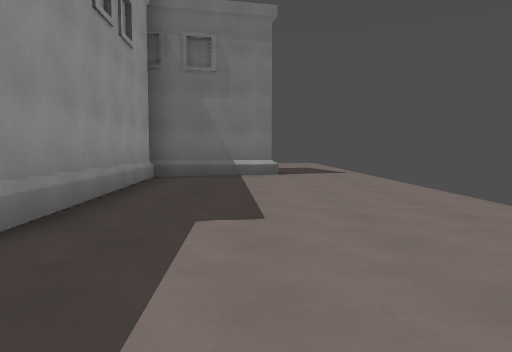
view 1 (above)

20 first-person views from a walk through a 3-D level made in the Godot game engine. The camera is 1.3 m above the floor, tilts 4° down and sees 70° across. The floor is counted in squares, 2.4 m on a side. Each view is taken from the middle of a square. On the plan, view 1 faces up. The plan holds only what a view shows up to about 10 squares ahead; the rest is blank. The place goes on beyond the plan. Surface patterns are stand-ins for the level's own textures.

view 2
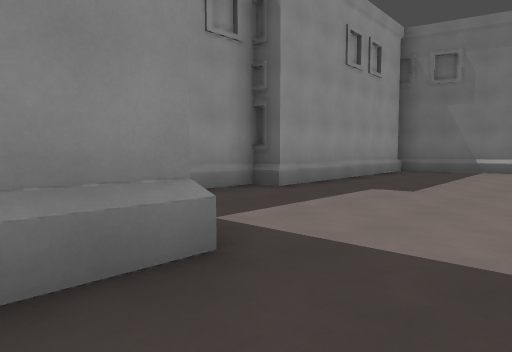

view 3
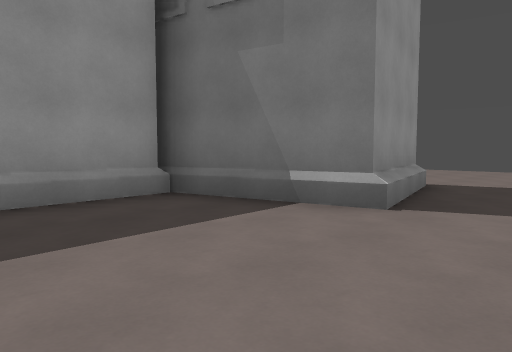

view 4
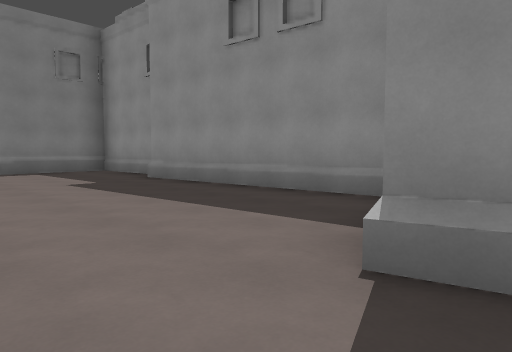

view 5
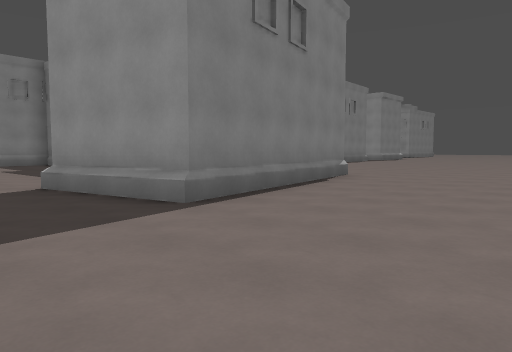

view 6
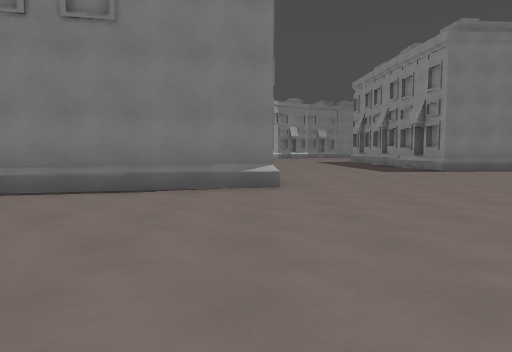

view 7
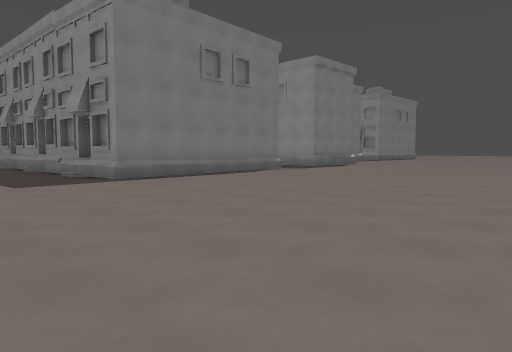

view 8
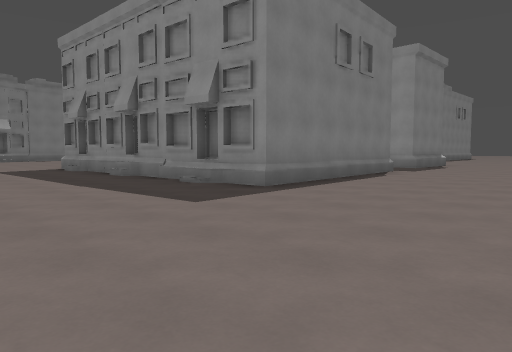

view 9
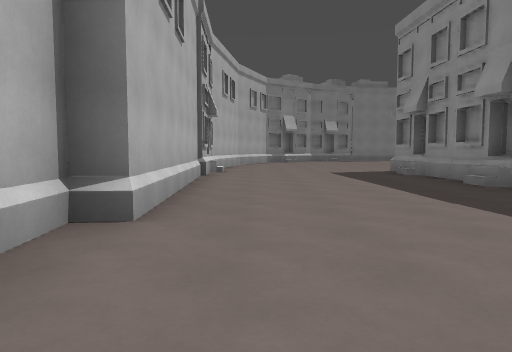

view 10
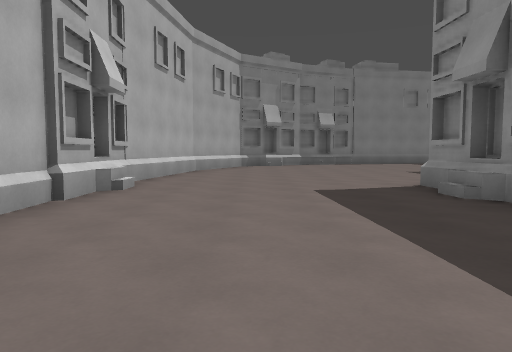

view 11
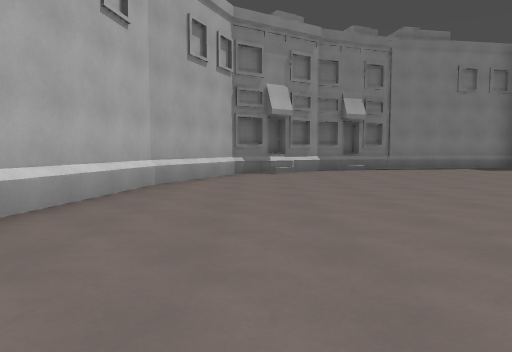

view 12
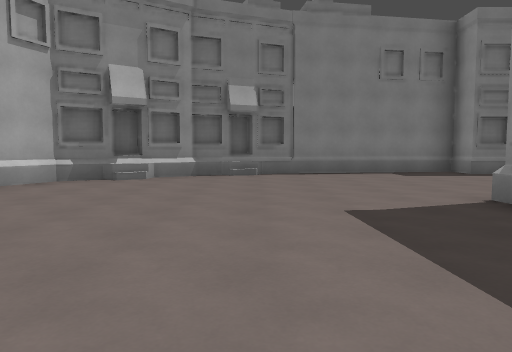

view 13
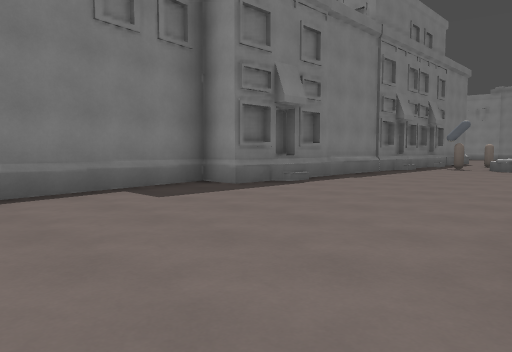

view 14
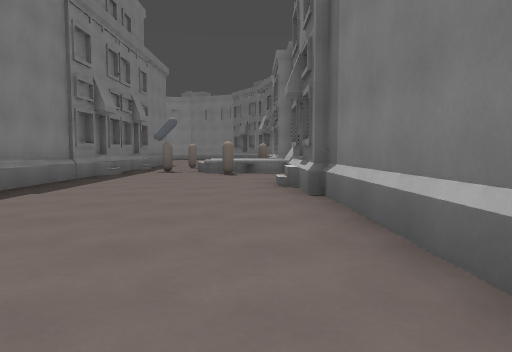

view 15
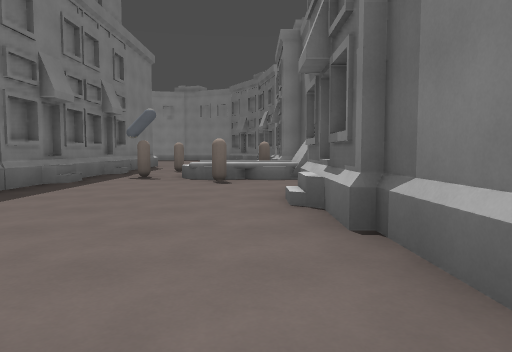

view 16
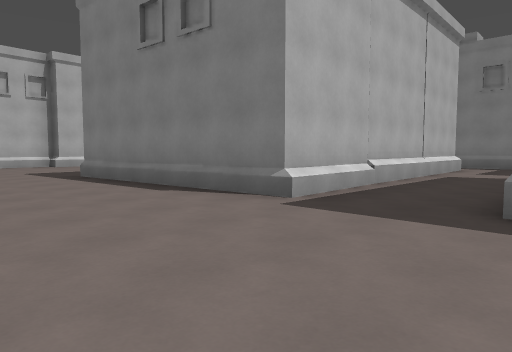

view 17
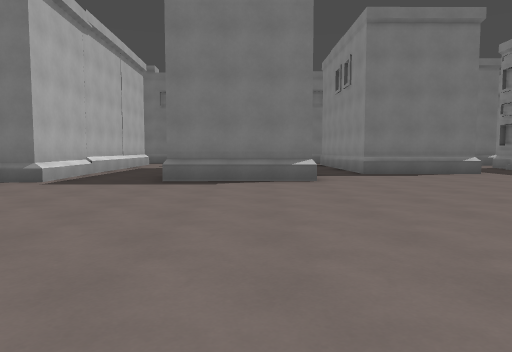

view 18
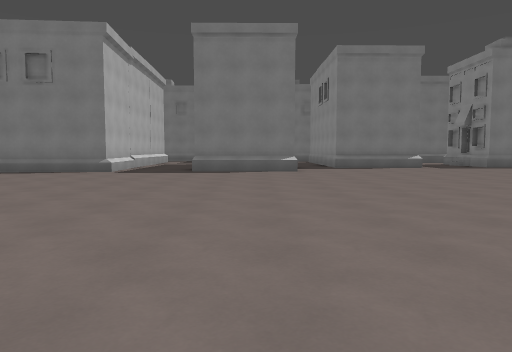

view 19
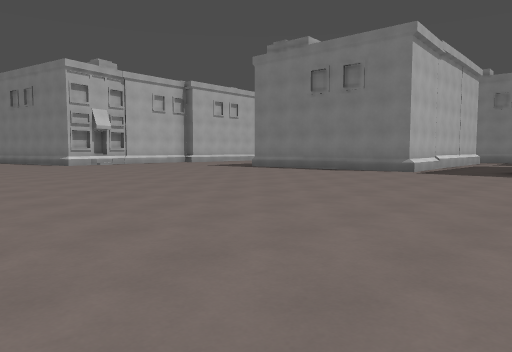

view 20
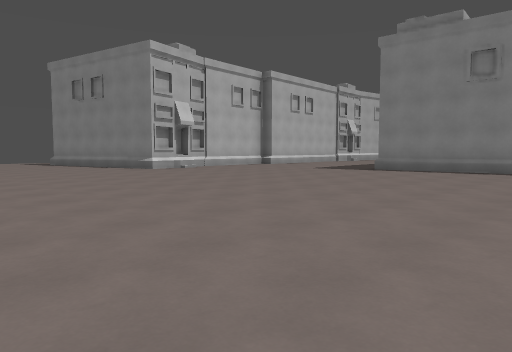

### Floor plan
Key: @ floor where view 1 was taken; # wall or solid block; . floor; ^ raised ledge; B building; O other object.
Columns run from 23 left of view 1 to 2 right of it. Each row starts with its distance up from view 1.
 15         ....      .   ..
 14     ................  ....
 13    .......................
 12   ........................
 11   ........................
 10  ..................#####..
  9 ..................B ####..
  8 ..................B ####..
  7 ..................   #....
  6 ...................  #....
  5 .........#####.....###....
  4 ...###..##   #....####....
  3 ...   ..#    B....#  #....
  2 ##.   ..#    B....# B.....
  1  #.   ..#    #....#  .....
  0        .#    #.....  #.@..
 -1        .#    #....B  ##B..
 -2        .#    B....B   ##..
 -3        ..    ......
 -4             ......#
 -5           B.......#
 -6            .......#
 -7 ##.##B#####.......#
 -8 O^...............##
 -9 ^^O..............#
-10 .O..............##
-11 ..............B##
-12 BBB######.######
-13 BB.B
-14   B

Where each view was taken, in squares from view 1:
view 1: 0 up, 0 right, facing up
view 2: 2 down, 2 right, facing up-left
view 3: 5 up, 2 right, facing up-left
view 4: 9 up, 2 right, facing down-left
view 5: 14 up, 2 right, facing down-left
view 6: 15 up, 5 left, facing down
view 7: 12 up, 7 left, facing down-left
view 8: 9 up, 6 left, facing down-left
view 9: 7 up, 6 left, facing down
view 10: 3 up, 7 left, facing down
view 11: 1 down, 7 left, facing down
view 12: 3 down, 10 left, facing down
view 13: 7 down, 11 left, facing down-left
view 14: 8 down, 13 left, facing left
view 15: 8 down, 15 left, facing left
view 16: 8 up, 18 left, facing down-right
view 17: 11 up, 19 left, facing down
view 18: 14 up, 19 left, facing down
view 19: 14 up, 19 left, facing down-right
view 20: 15 up, 15 left, facing down-right
